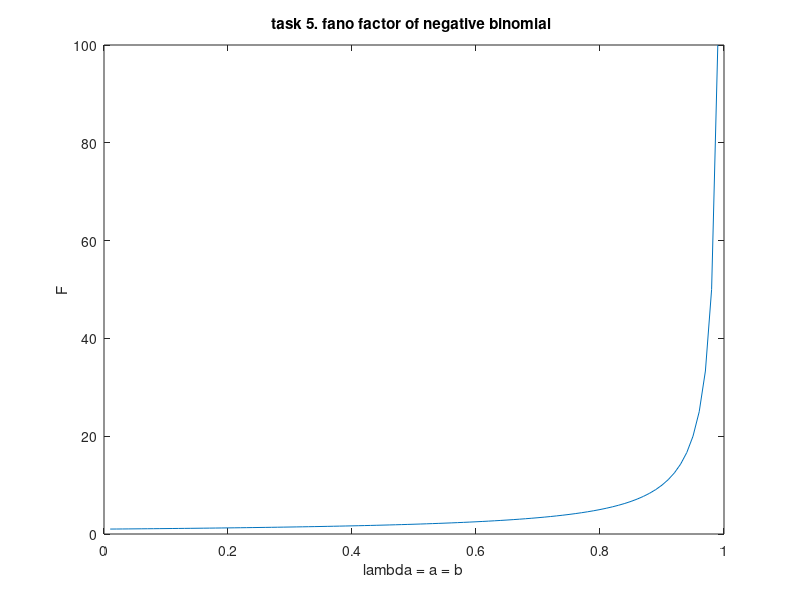

The MATLAB script that drew this image:
% Nima Ghorbani
% https://github.com/nimagh/NIP_SS16
% Neural Coding - Excercise 2
% goal: coefficient of variance of gamma dist. and fano factor of n. binomial
clear all; clc; close all;

%%
% task 4 coefficient of variance of gamma ditribution
% Cv = sqrt(vr)/mean
lambdas = 0.1:0.1:100;
Cvs = zeros(1,length(lambdas));
for i=1:length(lambdas)
    lambda = lambdas(i);
    a = lambda; b = lambda;
    g_mean = a/b; g_var = sqrt(a/(b*b));
    Cvs(1,i) = sqrt(g_var)/g_mean;
end
plot(lambdas,Cvs);
title('task 2. coefficient of variance of gamma ditribution');
xlabel('lambda = a = b');ylabel('Cv');

%%
% task 5 fano factor of negative binomial 
lambdas = 0.01:0.01:1;
Fs = zeros(1,length(lambdas));
for i=1:length(lambdas)
    lambda = lambdas(i);
    a = lambda; b = lambda;
    g_mean = (a*b)/(1-b); g_var = (a*b)/((1-b)^2);
    Fs(1,i) = g_var/g_mean;
end
plot(lambdas,Fs);
title('task 5. fano factor of negative binomial ');
xlabel('lambda = a = b');ylabel('F');